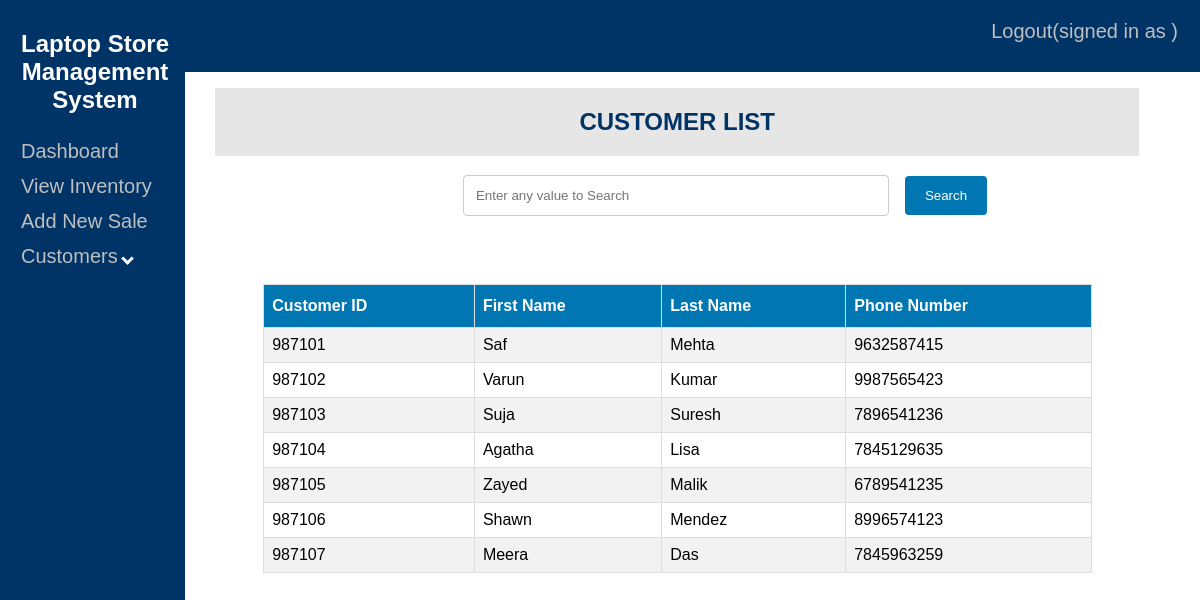
The page /Laptop/emp-customer-view.php on the database its author committed.
### tables this page shows
CREATE TABLE `customer` (
  `C_ID` decimal(6,0) NOT NULL,
  `C_FNAME` varchar(30) NOT NULL,
  `C_LNAME` varchar(30) DEFAULT NULL,
  `C_AGE` int(11) NOT NULL,
  `C_SEX` varchar(6) NOT NULL,
  `C_PHNO` decimal(10,0) NOT NULL,
  `C_MAIL` varchar(40) DEFAULT NULL
);

### Laptop/emp-customer-view.php (the view, shortened to what this page needs)
<?php
	if(isset($_POST['search'])) {
		$search=$_POST['valuetosearch'];
		$query="SELECT c_id, c_fname,c_lname,c_phno FROM `customer`
			WHERE CONCAT(c_id, c_fname,c_lname,c_phno) LIKE '%".$search."%';";
		$search_result=filtertable($query);
	}
	else {
			$query="SELECT c_id, c_fname,c_lname,c_phno FROM `customer`";
			$search_result=filtertable($query);
	}
	function filtertable($query)
	{	$conn = mysqli_connect("localhost", "root", "", "laptopstore");
		$filter_result=mysqli_query($conn,$query);
		return $filter_result;
	}
?>
<!DOCTYPE html>
<html>
<head>
<link rel="stylesheet" type="text/css" href="nav2.css">
<link rel="stylesheet" type="text/css" href="table1.css">
<link rel="stylesheet" type="text/css" href="form2.css">
</head>
<body>
		<div class="sidenav">
			<h2 style="font-family:Arial; color:white; text-align:center;"> Laptop Store Management System </h2>
			<a href="empmainpage.php">Dashboard</a>
			<a href="emp-inventory.php">View Inventory</a>
			<a href="emp-pos1.php">Add New Sale</a>
			<button class="dropdown-btn">Customers
			<i class="down"></i>
			</button>
	</div>
	<?php
		include "config.php";
		$sql="SELECT E_FNAME from EMPLOYEE WHERE E_ID='$_SESSION[user]'";
		$result=$conn->query($sql);
		$row=$result->fetch_row();
		$ename=$row[0];
	?>
	<div class="topnav">
		<a href="logout1.php">Logout(signed in as <?php echo $ename; ?>)</a>
	</div>
	<center>
	<div class="head">
	<h2>  CUSTOMER LIST</h2>
	</div>
	<form method="post">
	<input type="text" name="valuetosearch" placeholder="Enter any value to Search" style="width:400px; margin-left:250px;">&nbsp;&nbsp;&nbsp;
	<input type="submit" name="search" value="Search">
	<br><br>
	</form>
	</center>
	<table align="right" id="table1" style="margin-right:100px;">
		<tr>
			<th>Customer ID</th>
			<th>First Name</th>
			<th>Last Name</th>
			<th>Phone Number</th>
		</tr>
	<?php
		if ($search_result->num_rows > 0) {
		while($row = $search_result->fetch_assoc()) {
		echo "<tr>";
			echo "<td>" . $row["c_id"]. "</td>";
			echo "<td>" . $row["c_fname"] . "</td>";
			echo "<td>" . $row["c_lname"]. "</td>";
			echo "<td>" . $row["c_phno"]. "</td>";
		echo "</tr>";
		}
		echo "</table>";
		}
	?>
</body>
</html>

### Laptop/nav2.css (style rules this page uses)
.sidenav { height: 100%; width: 15%; position: fixed; z-index: 1; top: 0; left: 0; background-color: #003366; padding-top: 10px; padding-left:5px; font-family:Arial; }
.sidenav a,.dropdown-btn { padding: 6px 8px 6px 16px; text-decoration: none; font-size: 20px; color: #bfbfbf; display: block; border: none; background: none; width: 100%; text-align: left; cursor: pointer; outline: none; }
i { border: solid white; border-width: 0 3px 3px 0; display: inline-block; padding: 3px; }
.down { transform: rotate(45deg); -webkit-transform: rotate(45deg); }
.topnav { overflow: hidden; background-color: #003366; margin:0px; vertical-align:top; width: 100%; height:9%; position: fixed; x-index: 1; top: 0; left: 0; }
.topnav a { float: right; text-align: center; padding: 20px 22px; text-decoration: none; font-size: 20px; font-family:Arial; color: #bfbfbf; display: block; border: none; background: none; cursor: pointer; outline: none; }
div.head { width:78%; font-family:Arial; background-color:#e6e6e6; color:#003366; float:right; margin-top:80px; margin-right:53px; margin-left:0px; top: 0; right: 0; overflow:hidden; }

### Laptop/table1.css (style rules this page uses)
#table1 { font-family: Arial; border-collapse: collapse; margin-top:50px; margin-right:25px; width: 70%; overflow:auto; }
#table1 td, #table1 th { border: 1px solid #ddd; padding: 8px; }
#table1 tr:nth-child(even) { background-color: #f2f2f2; }
#table1 th { padding-top: 12px; padding-bottom: 12px; text-align: left; background-color: #0077b3; color: white; }

### Laptop/form2.css (style rules this page uses)
input[type=text],input[type=number],input[type=date],select { width: 80%; padding: 12px; border: 1px solid #ccc; border-radius: 4px; }
input[type=submit] { background-color: #0077b3; color: white; padding: 12px 20px; border: none; border-radius: 4px; cursor: pointer; display:inline-block; margin-top:20px; }

### rows shown on the page
customer: C_ID "987101", C_FNAME "Saf", C_LNAME "Mehta", C_PHNO "9632587415"
customer: C_ID "987102", C_FNAME "Varun", C_LNAME "Kumar", C_PHNO "9987565423"
customer: C_ID "987103", C_FNAME "Suja", C_LNAME "Suresh", C_PHNO "7896541236"
customer: C_ID "987104", C_FNAME "Agatha", C_LNAME "Lisa", C_PHNO "7845129635"
customer: C_ID "987105", C_FNAME "Zayed", C_LNAME "Malik", C_PHNO "6789541235"
customer: C_ID "987106", C_FNAME "Shawn", C_LNAME "Mendez", C_PHNO "8996574123"
customer: C_ID "987107", C_FNAME "Meera", C_LNAME "Das", C_PHNO "7845963259"
